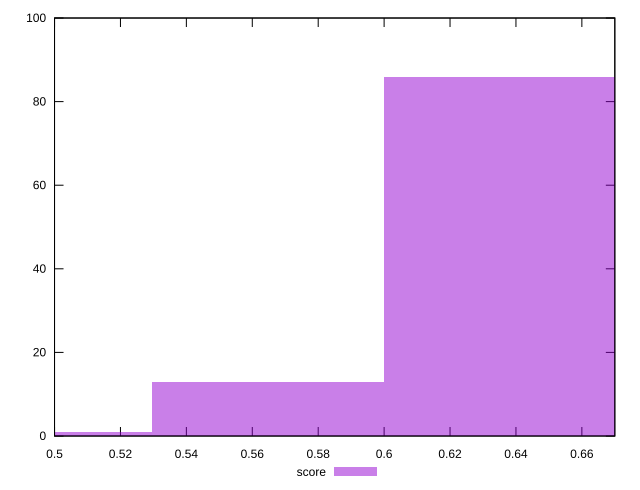

Source code (gnuplot):
reset

$score <<EOF
0.6353307800147215 86
0.564738471124197 13
0.49414616223367236 1
EOF

set key outside below
set boxwidth 0.07059230889052462
set xrange [0.5:0.67]
set yrange [0:100]
set trange [0:100]
set style fill transparent solid 0.5 noborder
set terminal svg size 640, 490 enhanced background rgb 'white'
set output "report_00017_2021-02-10T15-08-03.406Z/uses-webp-images/samples/pages+cached+noadtech/score/histogram.svg"

plot $score title "score" with boxes

reset
